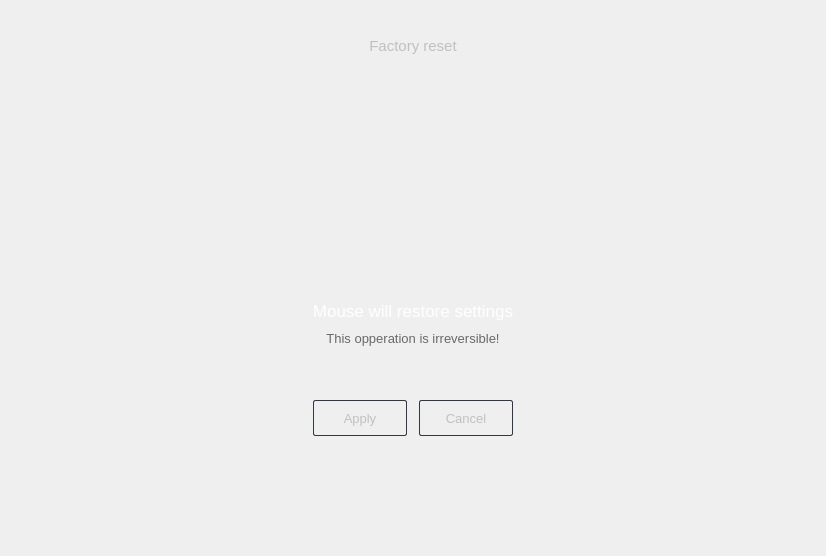
<?xml version="1.0" encoding="UTF-8"?>
<ui version="4.0">
 <class>Dialog_Reset_Settings</class>
 <widget class="QDialog" name="Dialog_Reset_Settings">
  <property name="geometry">
   <rect>
    <x>0</x>
    <y>0</y>
    <width>826</width>
    <height>556</height>
   </rect>
  </property>
  <property name="sizePolicy">
   <sizepolicy hsizetype="Fixed" vsizetype="Fixed">
    <horstretch>0</horstretch>
    <verstretch>0</verstretch>
   </sizepolicy>
  </property>
  <property name="minimumSize">
   <size>
    <width>826</width>
    <height>556</height>
   </size>
  </property>
  <property name="maximumSize">
   <size>
    <width>826</width>
    <height>556</height>
   </size>
  </property>
  <property name="windowTitle">
   <string notr="true"/>
  </property>
  <property name="styleSheet">
   <string notr="true">QDialog {
	background: none;
}</string>
  </property>
  <layout class="QGridLayout" name="gridLayout">
   <property name="leftMargin">
    <number>0</number>
   </property>
   <property name="topMargin">
    <number>0</number>
   </property>
   <property name="rightMargin">
    <number>0</number>
   </property>
   <property name="bottomMargin">
    <number>0</number>
   </property>
   <property name="spacing">
    <number>0</number>
   </property>
   <item row="0" column="0">
    <widget class="QFrame" name="frm_dlg_bckgrnd_img">
     <property name="minimumSize">
      <size>
       <width>0</width>
       <height>0</height>
      </size>
     </property>
     <property name="styleSheet">
      <string notr="true">QFrame  {
	background-image: url(:/images/background_dialog_reset_settings.png);
}</string>
     </property>
     <property name="frameShape">
      <enum>QFrame::NoFrame</enum>
     </property>
     <property name="frameShadow">
      <enum>QFrame::Plain</enum>
     </property>
     <property name="lineWidth">
      <number>0</number>
     </property>
     <layout class="QGridLayout" name="gridLayout_2">
      <property name="leftMargin">
       <number>0</number>
      </property>
      <property name="topMargin">
       <number>0</number>
      </property>
      <property name="rightMargin">
       <number>0</number>
      </property>
      <property name="bottomMargin">
       <number>0</number>
      </property>
      <property name="spacing">
       <number>0</number>
      </property>
      <item row="0" column="0">
       <widget class="QFrame" name="frm_dlg_trnsprnt_bckgrnd">
        <property name="minimumSize">
         <size>
          <width>0</width>
          <height>0</height>
         </size>
        </property>
        <property name="styleSheet">
         <string notr="true">QFrame {
	background: none;
}</string>
        </property>
        <property name="frameShape">
         <enum>QFrame::NoFrame</enum>
        </property>
        <property name="frameShadow">
         <enum>QFrame::Plain</enum>
        </property>
        <property name="lineWidth">
         <number>0</number>
        </property>
        <layout class="QGridLayout" name="gridLayout_3">
         <property name="leftMargin">
          <number>28</number>
         </property>
         <property name="topMargin">
          <number>22</number>
         </property>
         <property name="rightMargin">
          <number>28</number>
         </property>
         <property name="bottomMargin">
          <number>34</number>
         </property>
         <property name="spacing">
          <number>0</number>
         </property>
         <item row="0" column="1">
          <spacer name="verticalSpacer_5">
           <property name="orientation">
            <enum>Qt::Vertical</enum>
           </property>
           <property name="sizeType">
            <enum>QSizePolicy::Fixed</enum>
           </property>
           <property name="sizeHint" stdset="0">
            <size>
             <width>20</width>
             <height>15</height>
            </size>
           </property>
          </spacer>
         </item>
         <item row="3" column="1">
          <widget class="QLabel" name="lbl_dlg_wrnng_msg_txt">
           <property name="font">
            <font>
             <family>Tahoma</family>
             <pointsize>13</pointsize>
             <stylestrategy>PreferAntialias</stylestrategy>
             <kerning>true</kerning>
            </font>
           </property>
           <property name="styleSheet">
            <string notr="true">color: white;</string>
           </property>
           <property name="text">
            <string>Mouse will restore settings</string>
           </property>
           <property name="alignment">
            <set>Qt::AlignCenter</set>
           </property>
          </widget>
         </item>
         <item row="1" column="1">
          <widget class="QLabel" name="lbl_dlg_title_txt">
           <property name="font">
            <font>
             <family>Tahoma</family>
             <pointsize>11</pointsize>
             <stylestrategy>PreferAntialias</stylestrategy>
            </font>
           </property>
           <property name="styleSheet">
            <string notr="true">color: silver;</string>
           </property>
           <property name="text">
            <string>Factory reset</string>
           </property>
           <property name="alignment">
            <set>Qt::AlignCenter</set>
           </property>
          </widget>
         </item>
         <item row="0" column="2" rowspan="9">
          <widget class="QFrame" name="frm_dlg_close_bttn">
           <property name="frameShape">
            <enum>QFrame::NoFrame</enum>
           </property>
           <property name="frameShadow">
            <enum>QFrame::Plain</enum>
           </property>
           <property name="lineWidth">
            <number>0</number>
           </property>
           <layout class="QVBoxLayout" name="verticalLayout">
            <property name="spacing">
             <number>0</number>
            </property>
            <property name="leftMargin">
             <number>12</number>
            </property>
            <property name="topMargin">
             <number>13</number>
            </property>
            <property name="rightMargin">
             <number>12</number>
            </property>
            <property name="bottomMargin">
             <number>13</number>
            </property>
            <item>
             <widget class="QPushButton" name="pshBttn_close">
              <property name="minimumSize">
               <size>
                <width>25</width>
                <height>25</height>
               </size>
              </property>
              <property name="maximumSize">
               <size>
                <width>25</width>
                <height>25</height>
               </size>
              </property>
              <property name="focusPolicy">
               <enum>Qt::NoFocus</enum>
              </property>
              <property name="toolTip">
               <string>Close</string>
              </property>
              <property name="styleSheet">
               <string notr="true">QPushButton {
	background-image: url(:/images/icons/icon_close_unchecked.png);
	background-position: center center;
    background-repeat: no-repeat;
	border: 0px;
	background-color: transparent;
}
QPushButton:checked {
	background-image: url(:/images/icons/icon_close_checked.png);
}
QPushButton:pressed {
	background-image: url(:/images/icons/icon_close_checked.png);
}
QPushButton:hover {
	background-image: url(:/images/icons/icon_close_checked.png);
}
QPushButton:focus {
   outline: none;
}</string>
              </property>
              <property name="text">
               <string notr="true"/>
              </property>
              <property name="flat">
               <bool>false</bool>
              </property>
             </widget>
            </item>
            <item>
             <spacer name="verticalSpacer_4">
              <property name="orientation">
               <enum>Qt::Vertical</enum>
              </property>
              <property name="sizeHint" stdset="0">
               <size>
                <width>20</width>
                <height>40</height>
               </size>
              </property>
             </spacer>
            </item>
           </layout>
          </widget>
         </item>
         <item row="0" column="0" rowspan="9">
          <spacer name="horizontalSpacer_3">
           <property name="orientation">
            <enum>Qt::Horizontal</enum>
           </property>
           <property name="sizeType">
            <enum>QSizePolicy::Fixed</enum>
           </property>
           <property name="sizeHint" stdset="0">
            <size>
             <width>49</width>
             <height>20</height>
            </size>
           </property>
          </spacer>
         </item>
         <item row="6" column="1">
          <spacer name="verticalSpacer_2">
           <property name="orientation">
            <enum>Qt::Vertical</enum>
           </property>
           <property name="sizeType">
            <enum>QSizePolicy::Fixed</enum>
           </property>
           <property name="sizeHint" stdset="0">
            <size>
             <width>20</width>
             <height>54</height>
            </size>
           </property>
          </spacer>
         </item>
         <item row="5" column="1">
          <widget class="QLabel" name="lbl_addtn_inf_wrnng_mssg_txt">
           <property name="font">
            <font>
             <family>Tahoma</family>
             <pointsize>10</pointsize>
             <stylestrategy>PreferAntialias</stylestrategy>
             <kerning>true</kerning>
            </font>
           </property>
           <property name="styleSheet">
            <string notr="true">color: dimgrey;</string>
           </property>
           <property name="text">
            <string>This opperation is irreversible!</string>
           </property>
           <property name="alignment">
            <set>Qt::AlignCenter</set>
           </property>
          </widget>
         </item>
         <item row="2" column="1">
          <spacer name="verticalSpacer">
           <property name="orientation">
            <enum>Qt::Vertical</enum>
           </property>
           <property name="sizeType">
            <enum>QSizePolicy::Fixed</enum>
           </property>
           <property name="sizeHint" stdset="0">
            <size>
             <width>20</width>
             <height>246</height>
            </size>
           </property>
          </spacer>
         </item>
         <item row="8" column="1">
          <spacer name="verticalSpacer_3">
           <property name="orientation">
            <enum>Qt::Vertical</enum>
           </property>
           <property name="sizeHint" stdset="0">
            <size>
             <width>20</width>
             <height>40</height>
            </size>
           </property>
          </spacer>
         </item>
         <item row="7" column="1">
          <widget class="QFrame" name="frm_dlg_ok_cncl_bttns">
           <property name="maximumSize">
            <size>
             <width>16777215</width>
             <height>16777215</height>
            </size>
           </property>
           <property name="frameShape">
            <enum>QFrame::NoFrame</enum>
           </property>
           <property name="frameShadow">
            <enum>QFrame::Plain</enum>
           </property>
           <property name="lineWidth">
            <number>0</number>
           </property>
           <layout class="QHBoxLayout" name="horizontalLayout_2">
            <property name="spacing">
             <number>12</number>
            </property>
            <property name="leftMargin">
             <number>0</number>
            </property>
            <property name="topMargin">
             <number>0</number>
            </property>
            <property name="rightMargin">
             <number>0</number>
            </property>
            <property name="bottomMargin">
             <number>0</number>
            </property>
            <item>
             <spacer name="horizontalSpacer">
              <property name="orientation">
               <enum>Qt::Horizontal</enum>
              </property>
              <property name="sizeHint" stdset="0">
               <size>
                <width>40</width>
                <height>20</height>
               </size>
              </property>
             </spacer>
            </item>
            <item>
             <widget class="QPushButton" name="pshBttn_ok">
              <property name="minimumSize">
               <size>
                <width>94</width>
                <height>36</height>
               </size>
              </property>
              <property name="maximumSize">
               <size>
                <width>94</width>
                <height>36</height>
               </size>
              </property>
              <property name="font">
               <font>
                <family>Tahoma</family>
                <pointsize>10</pointsize>
                <stylestrategy>PreferAntialias</stylestrategy>
                <kerning>true</kerning>
               </font>
              </property>
              <property name="styleSheet">
               <string notr="true">QPushButton {
	background-color: transparent;
	color: silver;
	padding: 5px 5px;
	border-color: #333742;
	border-style: solid;
	border-width: 1px;
	border-radius: 2px;
}
QPushButton:checked {
	background-color: #00E39B;
	color: white;
	border-color: #00E39B;
}
QPushButton:pressed {
	background-color: #00E39B;
	color: white;
	border-color: #00E39B;
}
QPushButton:disabled {
	color: #454950;
	border-color: #2b3139;
}
QPushButton:hover {
	border-color: #494d55;
}
QPushButton:checked:hover {
	background-color: #00E39B;
	color: white;
	border-color: #00E39B;
}
QPushButton:pressed:hover {
	background-color: #00E39B;
	color: white;
	border-color: #00E39B;
}
QPushButton:focus {
   outline: none;
}</string>
              </property>
              <property name="text">
               <string>Apply</string>
              </property>
             </widget>
            </item>
            <item>
             <widget class="QPushButton" name="pshBttn_cncl">
              <property name="minimumSize">
               <size>
                <width>94</width>
                <height>36</height>
               </size>
              </property>
              <property name="maximumSize">
               <size>
                <width>94</width>
                <height>36</height>
               </size>
              </property>
              <property name="font">
               <font>
                <family>Tahoma</family>
                <pointsize>10</pointsize>
                <stylestrategy>PreferAntialias</stylestrategy>
                <kerning>true</kerning>
               </font>
              </property>
              <property name="styleSheet">
               <string notr="true">QPushButton {
	background-color: transparent;
	color: silver;
	padding: 5px 5px;
	border-color: #333742;
	border-style: solid;
	border-width: 1px;
	border-radius: 2px;
}
QPushButton:checked {
	background-color: #00E39B;
	color: white;
	border-color: #00E39B;
}
QPushButton:pressed {
	background-color: #00E39B;
	color: white;
	border-color: #00E39B;
}
QPushButton:disabled {
	color: #454950;
	border-color: #2b3139;
}
QPushButton:hover {
	border-color: #494d55;
}
QPushButton:checked:hover {
	background-color: #00E39B;
	color: white;
	border-color: #00E39B;
}
QPushButton:pressed:hover {
	background-color: #00E39B;
	color: white;
	border-color: #00E39B;
}
QPushButton:focus {
   outline: none;
}</string>
              </property>
              <property name="text">
               <string>Cancel</string>
              </property>
             </widget>
            </item>
            <item>
             <spacer name="horizontalSpacer_2">
              <property name="orientation">
               <enum>Qt::Horizontal</enum>
              </property>
              <property name="sizeHint" stdset="0">
               <size>
                <width>40</width>
                <height>20</height>
               </size>
              </property>
             </spacer>
            </item>
           </layout>
          </widget>
         </item>
         <item row="4" column="1">
          <spacer name="verticalSpacer_6">
           <property name="orientation">
            <enum>Qt::Vertical</enum>
           </property>
           <property name="sizeType">
            <enum>QSizePolicy::Fixed</enum>
           </property>
           <property name="sizeHint" stdset="0">
            <size>
             <width>20</width>
             <height>10</height>
            </size>
           </property>
          </spacer>
         </item>
        </layout>
       </widget>
      </item>
     </layout>
    </widget>
   </item>
  </layout>
 </widget>
 <resources/>
 <connections/>
</ui>
